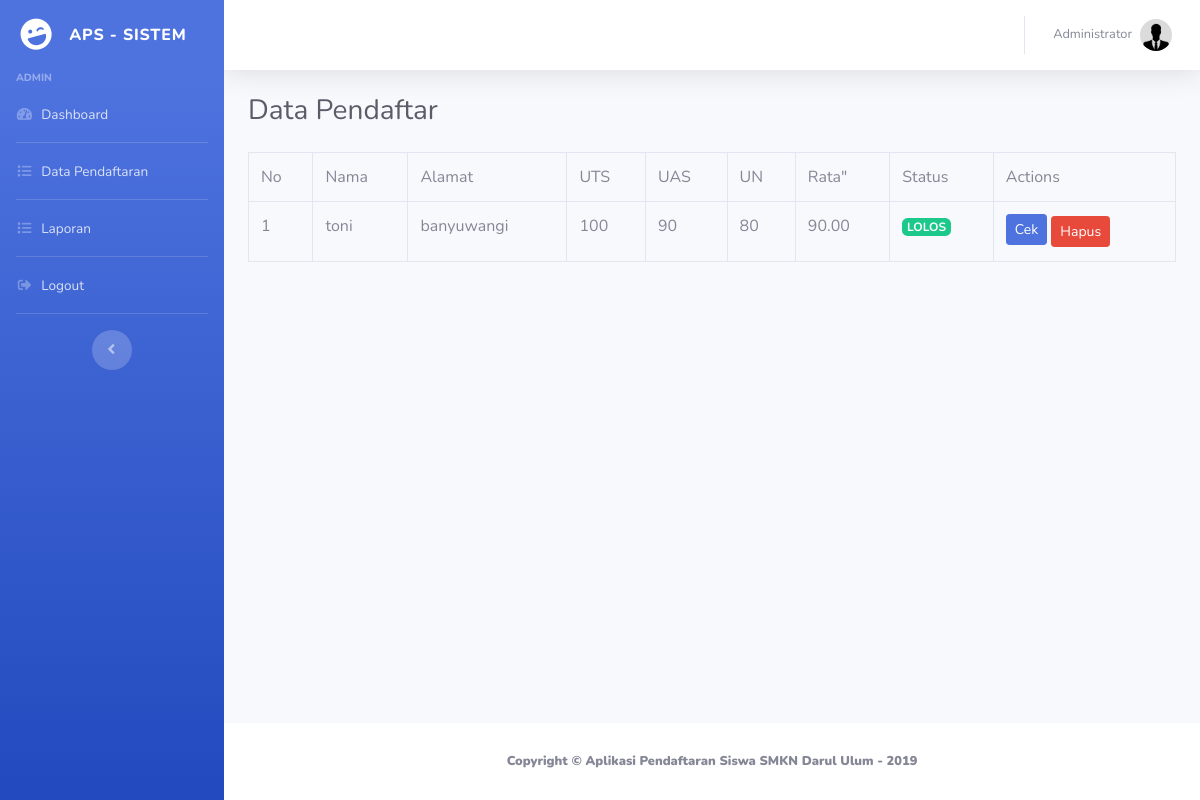
Before: /admin/pendaftaran.php (signed in) with the older database file.
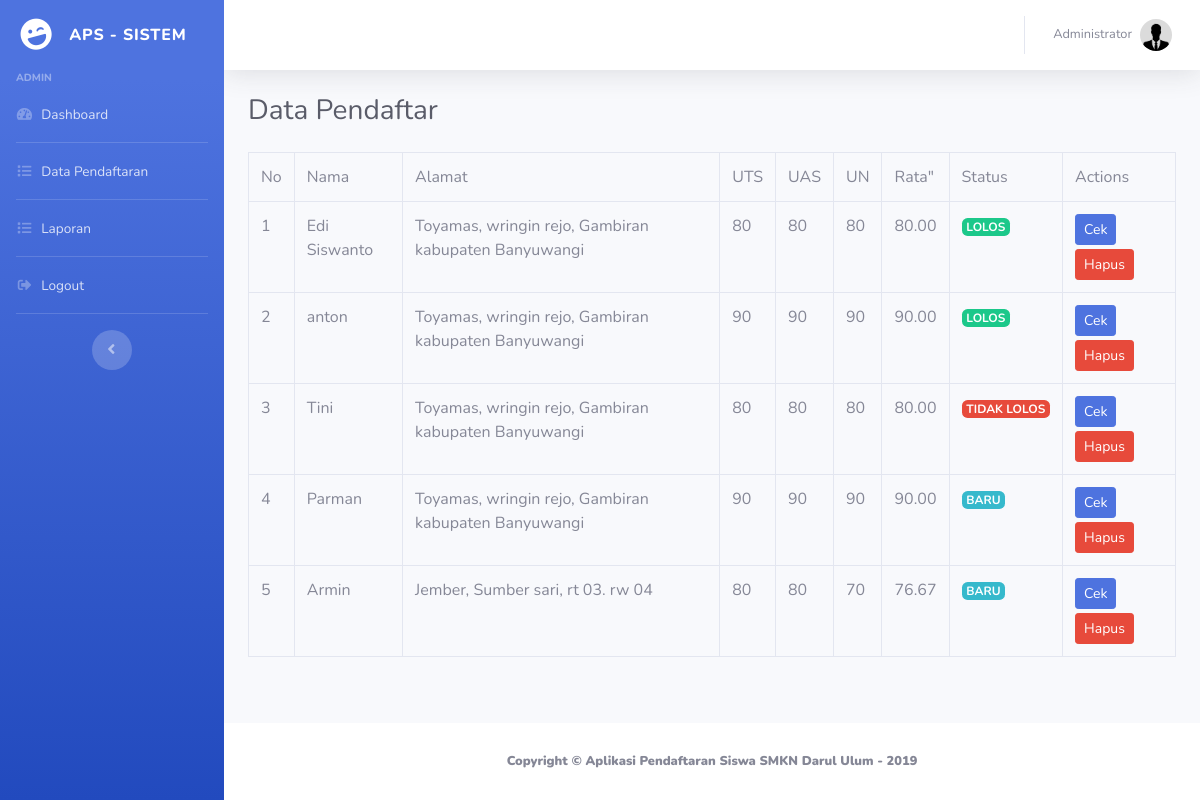
After: the same page with the newer database file.
### tables this page shows
CREATE TABLE `nilai` (
  `id` int(11) NOT NULL,
  `nilai_un` double DEFAULT NULL,
  `nilai_us` double DEFAULT NULL,
  `nilai_uts_1` double NOT NULL,
  `status` int(1) NOT NULL,
  `pendaftar_id` int(11) DEFAULT NULL
);

CREATE TABLE `pendaftar` (
  `id` int(11) NOT NULL,
  `nama` varchar(100) DEFAULT NULL,
  `tmpt_lahir` varchar(100) DEFAULT NULL,
  `tgl_lahir` date DEFAULT NULL,
  `jenis_kelamin` enum('L','P') DEFAULT NULL,
  `agama` varchar(45) DEFAULT NULL,
  `alamat` text,
  `email` varchar(100) DEFAULT NULL,
  `telepon` varchar(45) DEFAULT NULL,
  `foto` varchar(100) NOT NULL,
  `users_id` int(11) DEFAULT NULL
);

### admin/pendaftaran_control.php (called while the page is built, shortened)
<?php
$all_pendaftar = mysqli_query($koneksi, "SELECT pendaftar.*, nilai.nilai_un, nilai.nilai_us, nilai.nilai_uts_1, nilai.status FROM pendaftar, nilai WHERE pendaftar.id = nilai.pendaftar_id");
?>

### admin/pendaftaran.php (the view, shortened to what this page needs)
<?php include('../config/auto_load.php'); ?>
<?php include('pendaftaran_control.php'); ?>
<?php include('../template/header.php'); ?>
<div class="container-fluid">
  <h1 class="h3 mb-4 text-gray-800">Data Pendaftar</h1>
  <div class="row">
    <div class="col-md-12">
      <table class="table table-bordered table-hover">
        <tr>
          <td>No</td>
          <td>Nama</td>
          <td>Alamat</td>
          <td>UTS</td>
          <td>UAS</td>
          <td>UN</td>
          <td>Rata"</td>
          <td>Status</td>
          <td>Actions</td>
        </tr>
        <?php
        $no = 1;
        while($p = mysqli_fetch_array($all_pendaftar)) { ?>
        <tr>
          <td><?= $no++ ?></td>
          <td><?= $p['nama'] ?></td>
          <td><?= $p['alamat'] ?></td>
          <td><?= $p['nilai_uts_1'] ?></td>
          <td><?= $p['nilai_us'] ?></td>
          <td><?= $p['nilai_un'] ?></td>
          <td>
            <?=  number_format(($p['nilai_uts_1'] + $p['nilai_us'] + $p['nilai_un']) / 3, 2) ?>
          </td>
          <?php
          if($p['status'] == 0) {
            $status = '<span class="badge badge-info">BARU</span>';
          } else if ($p['status'] == 1) {
            $status = '<span class="badge badge-success">LOLOS</span>';
          } else if ($p['status'] == 2) {
            $status = '<span class="badge badge-danger">TIDAK LOLOS</span>';
          }
          ?>
          <td><?= $status ?></td>
          <td>
              <a href="detailpendaftar.php?id=<?= $p['id'] ?>" class="btn btn-primary btn-sm mb-1">Cek</a>
              <a href="" class="btn btn-danger btn-sm" data-toggle="modal" data-target="#modalHapus_<?= $p['id'] ?>">Hapus</a>
          </td>
        </tr>
        <div class="modal fade" id="modalHapus_<?= $p['id'] ?>" tabindex="-1" role="dialog" aria-labelledby="exampleModalLabel" aria-hidden="true">
            <div class="modal-dialog" role="document">
                <div class="modal-content">
                  <div class="modal-body">
                    <p>Anda akan menghapus data pendaftar atas nama "<?= $p['nama'] ?>". <br>
                    <b> DATA AKAN DIHAPUS PERMANEN.<b></p>
                  </div>
                </div>
            </div>
        </div>
        <?php }
        ?>
      </table>
    </div>
  </div>
</div>
<?php include('../template/footer.php'); ?>

Changed rows visible on the page:
added nilai: pendaftar.nama "Edi Siswanto", pendaftar.alamat "Toyamas, wringin rejo, Gambiran kabupaten Banyuwangi", nilai_uts_1 "80", nilai_us "80", nilai_un "80", ($p['nilai_uts_1'] + $p['nilai_us'] + $p['nilai_un']) / 3 "80.00", status "LOLOS"
added nilai: pendaftar.nama "anton", pendaftar.alamat "Toyamas, wringin rejo, Gambiran kabupaten Banyuwangi", nilai_uts_1 "90", nilai_us "90", nilai_un "90", ($p['nilai_uts_1'] + $p['nilai_us'] + $p['nilai_un']) / 3 "90.00", status "LOLOS"
changed nilai: pendaftar.nama "toni" → "Tini"; pendaftar.alamat "banyuwangi" → "Toyamas, wringin rejo, Gambiran kabupaten Banyuwangi"; nilai_uts_1 "100" → "80"; nilai_us "90" → "80"; ($p['nilai_uts_1'] + $p['nilai_us'] + $p['nilai_un']) / 3 "90.00" → "80.00"; status "LOLOS" → "TIDAK LOLOS"
added nilai: pendaftar.nama "Parman", pendaftar.alamat "Toyamas, wringin rejo, Gambiran kabupaten Banyuwangi", nilai_uts_1 "90", nilai_us "90", nilai_un "90", ($p['nilai_uts_1'] + $p['nilai_us'] + $p['nilai_un']) / 3 "90.00", status "BARU"
added nilai: pendaftar.nama "Armin", pendaftar.alamat "Jember, Sumber sari, rt 03. rw 04", nilai_uts_1 "80", nilai_us "80", nilai_un "70", ($p['nilai_uts_1'] + $p['nilai_us'] + $p['nilai_un']) / 3 "76.67", status "BARU"
